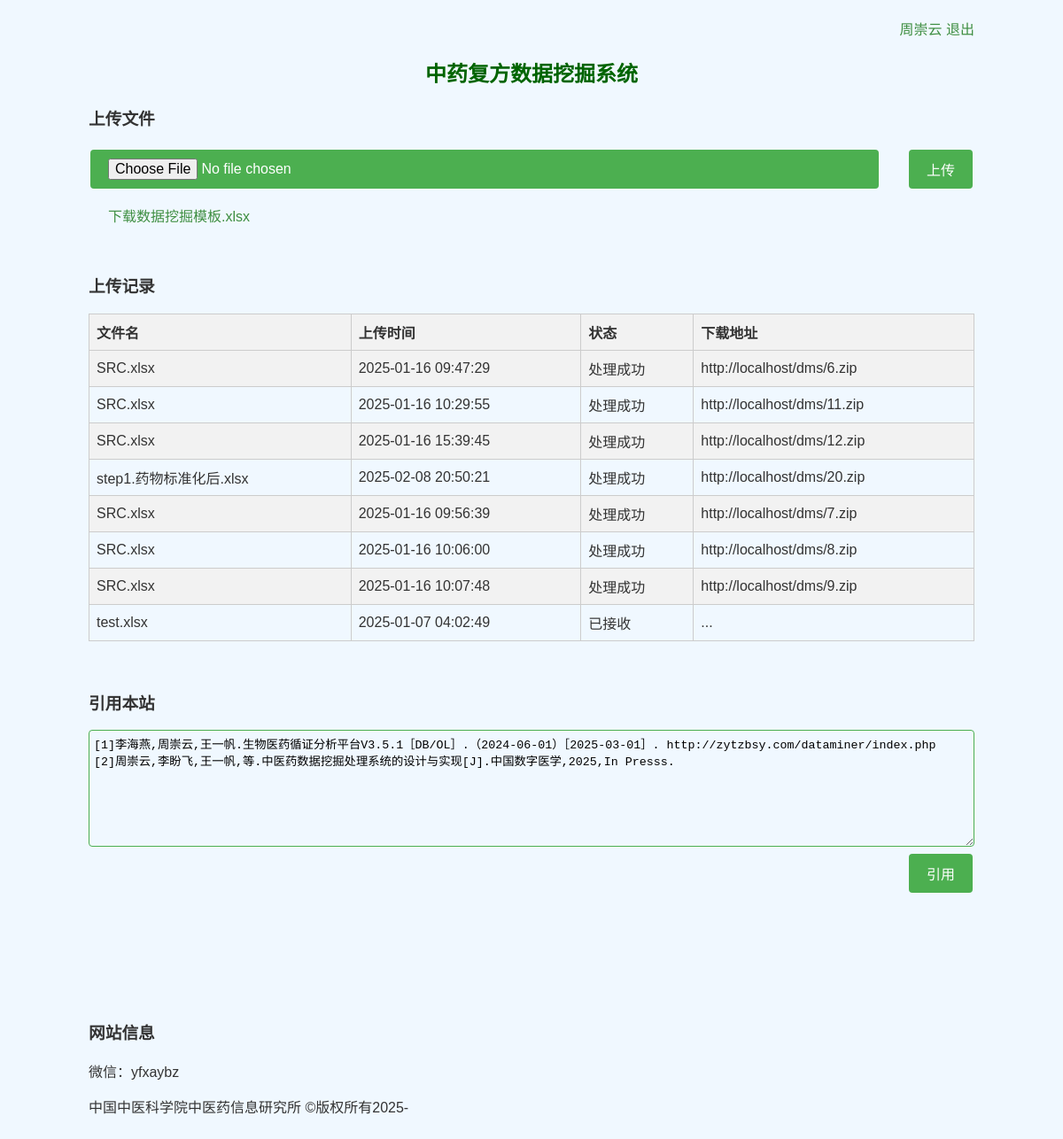
The app's page /php/dm/index.php (signed in) with its own data.
### tables this page shows
CREATE TABLE `dataminer_upload_records` (
  `id` int(11) NOT NULL,
  `original_filename` varchar(255) NOT NULL,
  `saved_filename` varchar(255) NOT NULL,
  `upload_time` datetime NOT NULL,
  `email` varchar(255) DEFAULT NULL,
  `phone` varchar(20) NOT NULL,
  `status` varchar(50) NOT NULL,
  `url` varchar(255) DEFAULT NULL
);

### php/dm/index.php (the view, shortened to what this page needs)
<?php
if (isset($_COOKIE['username']) && isset($_COOKIE['token']) && isset($_COOKIE['user_id']) &&
    !empty($_COOKIE['username']) && !empty($_COOKIE['token']) && !empty($_COOKIE['user_id'])) {
    $login_text = $_COOKIE['username'];
} else {
    $login_text = '登录';
    echo $_COOKIE['username'];
    header('Location: login.php');
}
?>
<!DOCTYPE html>
<html lang="zh">
<head>
</head>
<body>
<div class="main_body">
    <div class="button_container2">
        <form id="loginForm">
            <a id="login_a" href="login.php"><?php echo $login_text ?></a>
            <a id="login_out" href="logout.php"><?php echo '退出' ?></a>
        </form>
    </div>
    <h2>中药复方数据挖掘系统</h2>
        <h3>上传文件</h3>
    <form action="upload.php" method="post" enctype="multipart/form-data">
        <div class="button_container">
            <div class="file-input-container">
                <input type="file" name="file" id="file" required>
            </div>
            <input id="submit_button" type="submit" value="上传">
        </div>
        <div class="button_container">
            <a class="file_a" href="数据挖掘模板.xlsx" download>下载数据挖掘模板.xlsx</a>
        </div>
        <input type="tel" name="phone" id="phone" value="<?php echo $_COOKIE['user_id'] ?>"><br>
    </form>
    <div>
        <?php
        if (isset($_COOKIE['username']) && isset($_COOKIE['token']) && isset($_COOKIE['user_id']) &&
            !empty($_COOKIE['username']) && !empty($_COOKIE['token']) && !empty($_COOKIE['user_id'])) {
            $host = 'localhost';
            $dbname = 'web8';
            $username = 'root';
            $password = 'root1234';
            $pdo = new PDO("mysql:host=$host;dbname=$dbname", $username, $password);
            $pdo->setAttribute(PDO::ATTR_ERRMODE, PDO::ERRMODE_EXCEPTION);
            function queryAndOutputAsTable($phoneNumber) {
                global $pdo;
                $sql = "SELECT original_filename, upload_time, status, url FROM dataminer_upload_records WHERE phone = :phone";
                $stmt = $pdo->prepare($sql);
                $stmt->execute([':phone' => $phoneNumber]);
                $results = $stmt->fetchAll(PDO::FETCH_ASSOC);
                echo '<h3>上传记录</h3>';
                echo '<table>';
                echo '<tr><th>文件名</th><th>上传时间</th><th>状态</th><th>下载地址</th></tr>';
                foreach ($results as $row) {
                    echo '<tr>';
                    echo '<td>' . htmlspecialchars($row['original_filename']) . '</td>';
                    echo '<td>' . htmlspecialchars($row['upload_time']) . '</td>';
                    echo '<td>' . htmlspecialchars($row['status']) . '</td>';
                    echo '<td>' . htmlspecialchars($row['url']) . '</td>';
                    echo '</tr>';
                }
                echo '</table>';
            }
            queryAndOutputAsTable($_COOKIE['user_id']);
        } else {
            $login_text = '登录';
            echo $_COOKIE['username'];
            header('Location: login.php');
        }
        ?>
    </div>
    <div>
        <br>
        <br>
        <h3>引用本站</h3>
        <textarea id="ref">[1]李海燕,周崇云,王一帆.生物医药循证分析平台V3.5.1［DB/OL］.（2024-06-01）［<?php echo date('Y-m-d'); ?>］. http://zytzbsy.com/dataminer/index.php
[2]周崇云,李盼飞,王一帆,等.中医药数据挖掘处理系统的设计与实现[J].中国数字医学,2025,In Presss.
            </textarea>
        <div class="button_container2">
            <button id="copy_button_ref">引用</button>
        </div>
    </div>
    <div class="bottom_blank_div"></div>
    <div class="container">
        <h3>网站信息</h3>
        <p>微信：yfxaybz</p>
        <p>中国中医科学院中医药信息研究所 ©版权所有2025-</p>
    </div>
    <div class="bottom_blank_div"></div>
</div>
</body>
</html>

### php/dm/index.php (style rules this page uses)
body { background-color: #f0f8ff; color: #333; font-family: Arial, sans-serif; display: flex; justify-content: center; align-items: center; margin: 0; }
.editable, textarea { width: calc(100% - 12px); padding: 5px; border: none; border-radius: 4px; background-color: #f0f8ff; }
textarea { height: 200px; border: 1px solid #4CAF50; }
button, #submit_button, input[type='file'] { background-color: #4CAF50; color: white; border: none; padding: 10px 20px; text-align: center; text-decoration: none; display: inline-block; font-size: 16px; margin: 4px 2px; cursor: pointer; border-radius: 4px; }
input[type='file'] { width: 850px; }
.bottom_blank_div, #ref { height: 120px; }
.main_body { width: 1000px; max-width: 1000px; }
a { color: #3e8e41; text-decoration: none; }
#loginForm { margin-top: 20px; }
h2 { text-align: center; color: darkgreen; }
.file_a { padding: 10px 20px; text-align: center; text-decoration: none; display: inline-block; font-size: 16px; margin: 4px 2px; cursor: pointer; border-radius: 4px; }
.button_container, .button_container2 { display: flex; justify-content: space-between; }
.button_container2 { justify-content: flex-end; }
table { width: 100%; border-collapse: collapse; }
th, td { border: 1px solid #ccc; padding: 8px; text-align: left; }
th { background-color: #f2f2f2; font-weight: bold; }
tr:nth-child(even) { background-color: #f2f2f2; }

### records on screen
dataminer_upload_records: original_filename "SRC.xlsx", upload_time "2025-01-16 09:47:29", status "处理成功", url "http://localhost/dms/6.zip"
dataminer_upload_records: original_filename "SRC.xlsx", upload_time "2025-01-16 10:29:55", status "处理成功", url "http://localhost/dms/11.zip"
dataminer_upload_records: original_filename "SRC.xlsx", upload_time "2025-01-16 15:39:45", status "处理成功", url "http://localhost/dms/12.zip"
dataminer_upload_records: original_filename "step1.药物标准化后.xlsx", upload_time "2025-02-08 20:50:21", status "处理成功", url "http://localhost/dms/20.zip"
dataminer_upload_records: original_filename "SRC.xlsx", upload_time "2025-01-16 09:56:39", status "处理成功", url "http://localhost/dms/7.zip"
dataminer_upload_records: original_filename "SRC.xlsx", upload_time "2025-01-16 10:06:00", status "处理成功", url "http://localhost/dms/8.zip"
dataminer_upload_records: original_filename "SRC.xlsx", upload_time "2025-01-16 10:07:48", status "处理成功", url "http://localhost/dms/9.zip"
dataminer_upload_records: original_filename "test.xlsx", upload_time "2025-01-07 04:02:49", status "已接收", url "..."

### other values on screen
$login_text "周崇云"
